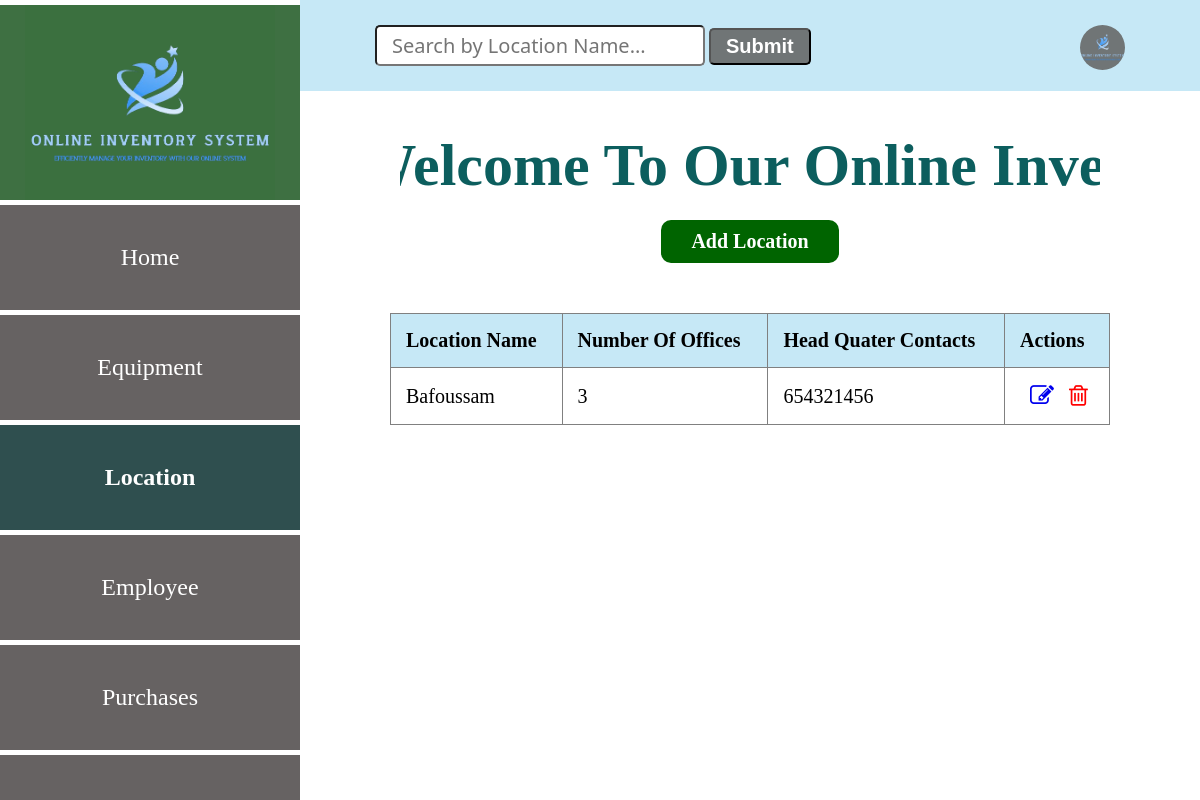
Page /location on the earlier database version.
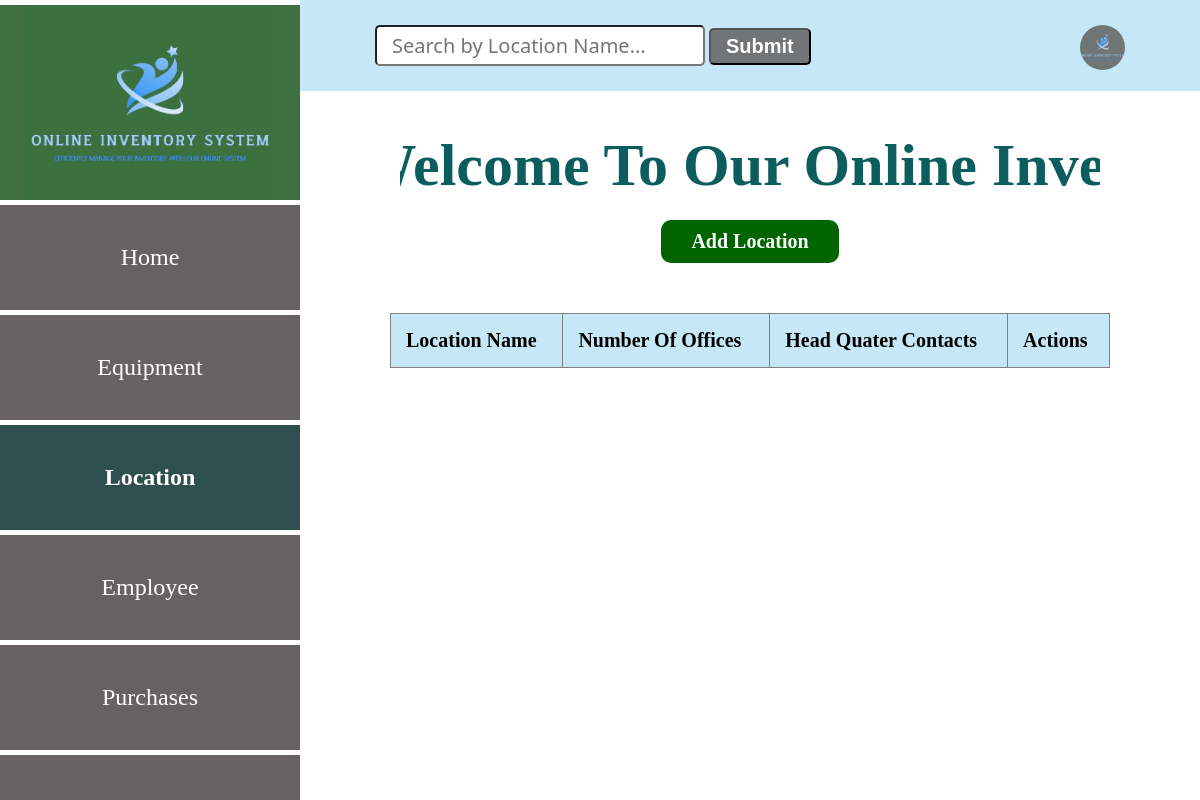
Same page on the later database version.
### app.py (models this page shows, shortened)
class Location(db.Model):
    __tablename__ = "locations"
    id=db.Column(db.Integer, primary_key=True)
    location_name=db.Column(db.String(50))
    number_of_offices=db.Column(db.Integer)
    head_quater_contact=db.Column(db.Integer)
    employees_rel=db.relationship('Employee', backref='employees_location')
    equipment_rel=db.relationship('Equipment', backref='equipment_loation')

### app.py (the view)
@app.route('/location')
def location():
    locations = Location.query.all()
    return render_template ('locationList.html', locations = locations)

### app.py (called while the page is built)
@app.before_request
def create_table():
    db.create_all()

### templates/locationList.html (shortened to what this page needs)
<!DOCTYPE html>
<html lang="en">
<head>
    <link
    rel="stylesheet"
    href="{{ url_for('static', filename='main.css') }}"
    />
    <link rel="stylesheet" href="https://cdnjs.cloudflare.com/ajax/libs/font-awesome/4.7.0/css/font-awesome.min.css">
</head>
<body>
    <div class="header">
        <input type="search" id="query" name="search" placeholder="Search by Location Name...">
        <button id="search-button">Submit</button>
        <a href="#"><img src="{{ url_for('static', filename='logo.png') }}" alt=""></a>
    </div>
    <section class="sidebar">
        <div class="logo">
            <img src="{{ url_for('static', filename='logo.png') }}" alt="logo">
        </div>
        <div class="content">
            <a href="/entry_point" class="home">Home</a>
            <a href="/equipment" class="home">Equipment</a>
            <a href="/location" class="home active">Location</a>
            <a href="/employee" class="home">Employee</a>
            <a href="/purchase" class="home">Purchases</a>
            <a href="/login" class="home">Logout</a>
        </div>
    </section>
    <div class="marquee-container">
      <h1 class="marquee">Welcome To Our Online Inventory System</h1>
    </div>
    <div class="location-form">
      <a href="/add-location" class="btn1">Add Location</a>
      <table border="1" style="overflow: auto;">
        <thead>
          <tr>
            <th>Location Name</th>
            <th>Number Of Offices</th>
            <th>Head Quater Contacts</th>
            <th>Actions</th>
          </tr>
        </thead>
        <tbody id="table-results">
          {% for location in locations  %}
            <tr>
              <td>{{ location.location_name }}</td>
              <td>{{ location.number_of_offices}}</td>
              <td>{{ location.head_quater_contact}}</td>
              <td class="action">
                <a href="/edit_location{{ location.id }}"><i class="fa fa-edit" style="font-size:24px"></i></a>
                <a href="/delete_location{{ location.id }}"><i class="fa fa-trash-o" style="font-size:24px"></i></a>
              </td>
            </tr>
          {% endfor %}
        </tbody>
      </table>
    </div>
</body>
</html>

Differences in the rows shown:
removed Location: location_name "Bafoussam", number_of_offices "3", head_quater_contact "654321456"
